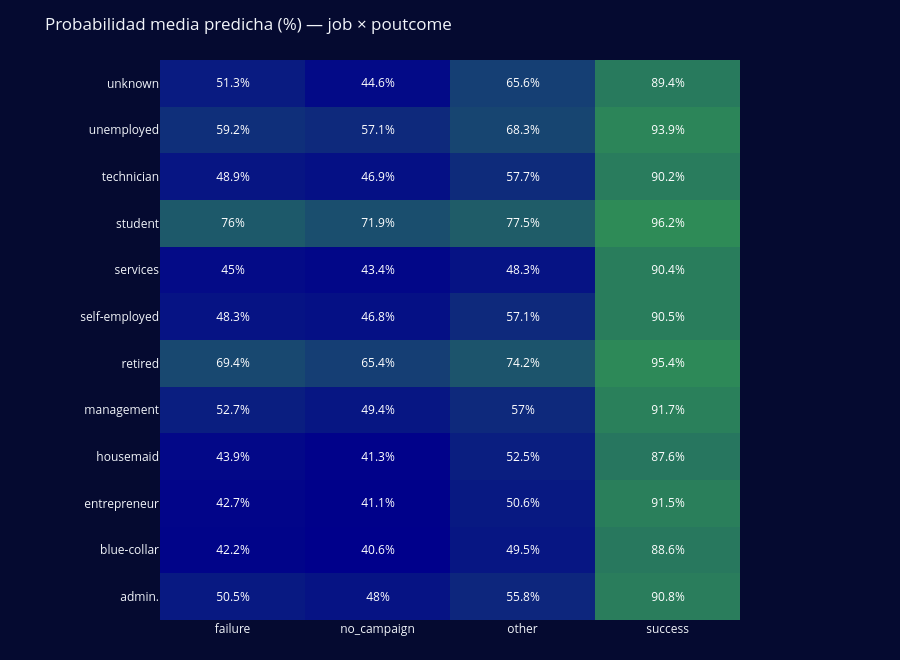

Here is the notebook cell this chart was saved with:
### Markdown cell above
### Probabilidad % job y poutcome

### Code cell
# Probabilidad media predicha por job x poutcome
heat_df = (df_model.groupby(["job", "poutcome"])["prob_predicha"]
           .mean().mul(100).round(2)
           .unstack("poutcome"))

fig = go.Figure(go.Heatmap(
    x=heat_df.columns.tolist(),
    y=heat_df.index.tolist(),
    z=heat_df.values,
    colorscale=[[0, "darkblue"], [1, "seagreen"]],
    text=heat_df.values.round(1),
    texttemplate="%{text}%",
    hovertemplate="<b>%{y} · %{x}</b><br>Prob: %{text}%<extra></extra>",
    showscale=False
))

fig.update_layout(
    title="Probabilidad media predicha (%) — job × poutcome",
    height=len(heat_df) * 55,
    margin=dict(l=160, r=160, t=60, b=40)
)

fig.show()

### Figure 1 — Plotly figure (JSON) as saved in the notebook; plotly's stock layout.template omitted (floating-point values rounded to 4 significant figures)
{"data": [{"colorscale": [[0, "darkblue"], [1, "seagreen"]], "hovertemplate": "<b>%{y} · %{x}</b><br>Prob: %{text}%<extra></extra>", "showscale": false, "text": [[50.5, 48, 55.8, 90.8], [42.2, 40.6, 49.5, 88.6], [42.7, 41.1, 50.6, 91.5], [43.9, 41.3, 52.5, 87.6], [52.7, 49.4, 57, 91.7], [69.4, 65.4, 74.2, 95.4], [48.3, 46.8, 57.1, 90.5], [45, 43.4, 48.3, 90.4], [76, 71.9, 77.5, 96.2], [48.9, 46.9, 57.7, 90.2], [59.2, 57.1, 68.3, 93.9], [51.3, 44.6, 65.6, 89.4]], "texttemplate": "%{text}%", "type": "heatmap", "x": ["failure", "no_campaign", "other", "success"], "y": ["admin.", "blue-collar", "entrepreneur", "housemaid", "management", "retired", "self-employed", "services", "student", "technician", "unemployed", "unknown"], "z": [[50.52, 48.04, 55.78, 90.76], [42.17, 40.55, 49.49, 88.61], [42.68, 41.11, 50.59, 91.48], [43.92, 41.26, 52.53, 87.58], [52.7, 49.36, 56.96, 91.67], [69.44, 65.36, 74.2, 95.38], [48.33, 46.79, 57.11, 90.49], [45.02, 43.36, 48.31, 90.41], [76.01, 71.86, 77.51, 96.18], [48.91, 46.86, 57.72, 90.16], [59.18, 57.11, 68.29, 93.86], [51.26, 44.65, 65.61, 89.38]]}], "layout": {"height": 660, "margin": {"b": 40, "l": 160, "r": 160, "t": 60}, "title": {"text": "Probabilidad media predicha (%) — job × poutcome"}}}
